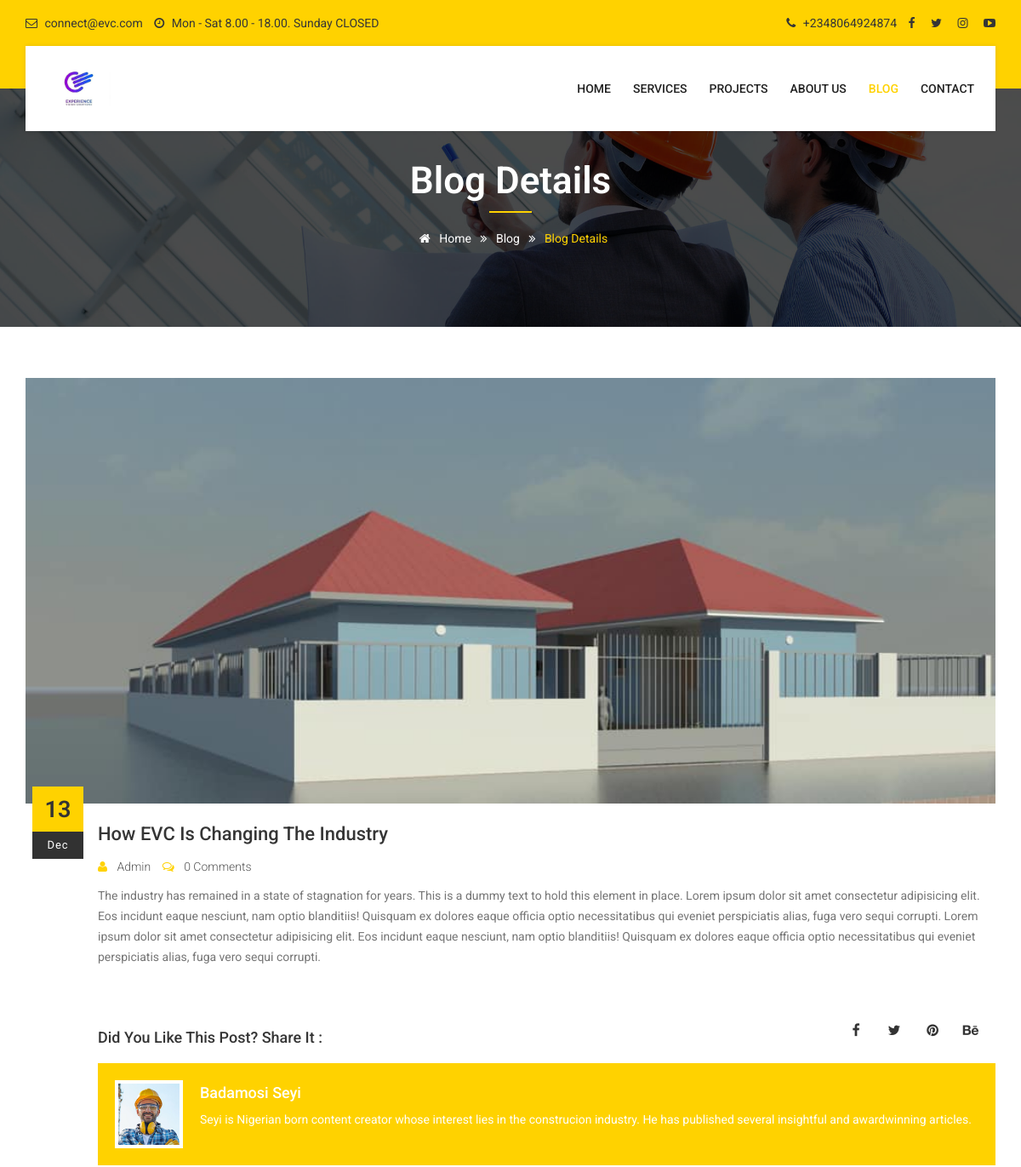
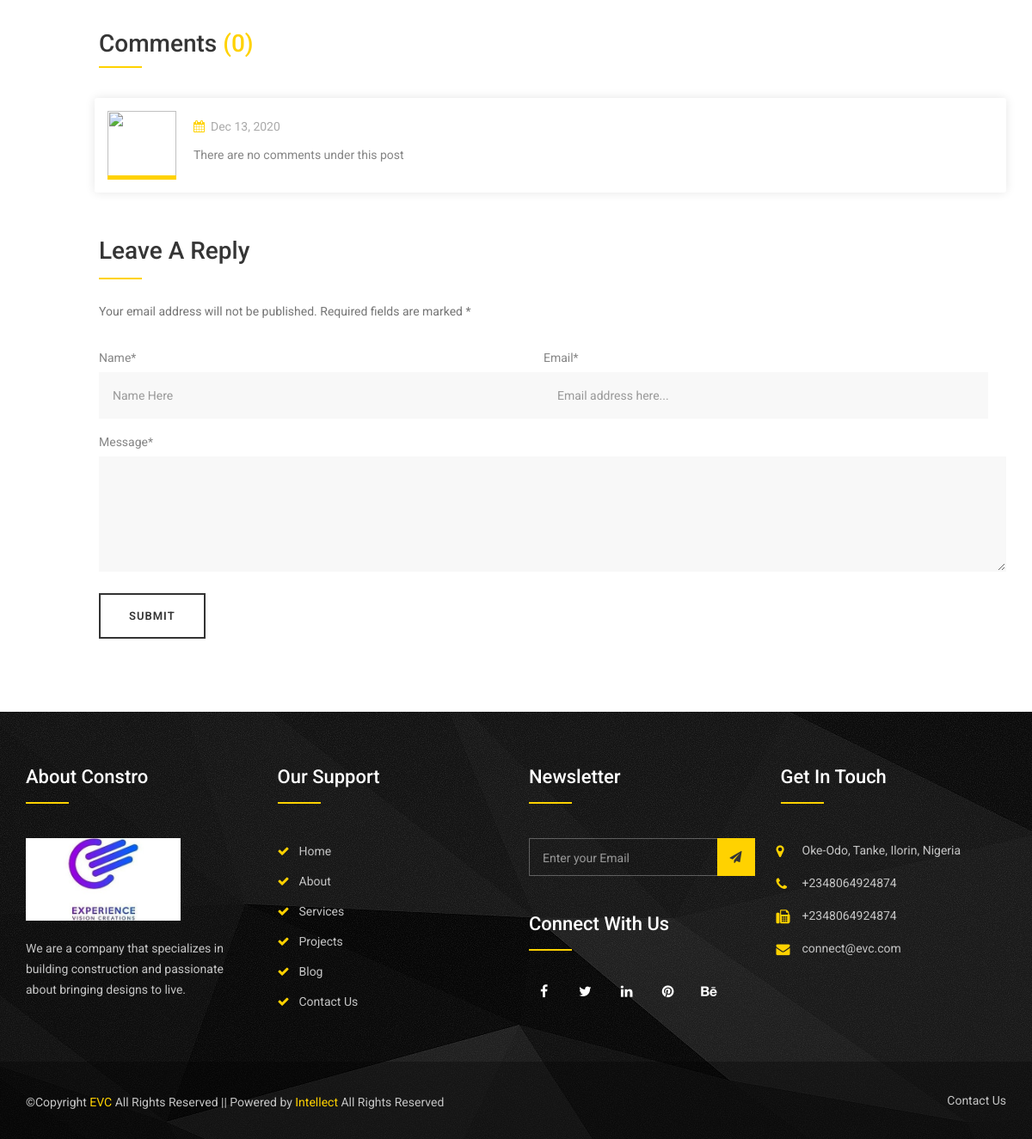
The page /blog/how-evc-is-changing-the-industry/ on the database its author committed (2 pictures, top to bottom).
### blog/models.py (models this page shows, shortened)
class Post(models.Model):
    STATUS = (
        ('Draft', 'Draft'),
        ('Published', 'Published'),
    )
    title = models.CharField(max_length=255)
    slug = models.SlugField(editable=False)
    excerpt = models.CharField(max_length=256, null=True, blank=True, default="")
    content = models.TextField()
    published = models.DateTimeField(auto_now_add=True)
    author = models.ForeignKey(User, on_delete=models.CASCADE, default='')
    cats = models.ManyToManyField(Category, default='Uncategorized')
    tags = models.ManyToManyField(Tag, default="")
    image = models.ImageField()
    status = models.CharField(max_length=100, choices=STATUS, default="")
    class Meta:
        ordering = ["-published"]

### blog/views.py (the view)
# urls.py: path('blog/<slug>/', views.blog_details, name="blog_details"),
def blog_details(request, slug):
    post = get_object_or_404(Post, slug=slug)
    post_tags = post.tags.all()
    post_comments = post.comments.filter(allowed=True)[:3]
    categories = Category.objects.all()
    tags = Tag.objects.all()
    recent_posts = Post.objects.all()[:3]
    user_comment = None
    if request.method == 'POST':
        comment_form = CommentForm(request.POST)
        if comment_form.is_valid():
            print(request.POST)
            user_comment = comment_form.save(commit=False)
            user_comment.post = post
            user_comment.save()
            return redirect(f'/blog/{slug}/')
    else:
        comment_form = CommentForm()
    if post.status == 'Published':
        context = {
            'post': post,
            'categories': categories,
            'tags': tags,
            'post_tags': post_tags,
            'recent_posts': recent_posts,
            'comments': post_comments,
            'comment_form': comment_form,
            'user_comment': user_comment
        }
        return render(request, 'blog/blog-details.html', context)
    else:
        return redirect('/')

### blog/forms.py
class CommentForm(forms.ModelForm):
    class Meta:
        model = Comment
        fields = ('name', 'email', 'content')

### blog/templates/blog/blog-details.html (shortened to what this page needs)
{% extends 'base.html' %}
{% load static  %}
{% block menu %}
<div class="menu">
  <div class="container">
    <div class="row">
     <div class="col-lg-12 col-md-12">
       <nav id="menu" class="mega-menu">
        <section class="menu-list-items">
            <ul class="menu-logo">
                <li><a href="{% url 'home' %}"><img id="logo_dark_img" src="{% static 'images/logo.jpg' %}" alt="logo"> </a></li>
            </ul>
            <ul class="menu-links">
            <li ><a href="{% url 'home' %}"> Home </i></a>
            </li>
            <li><a href="{% url 'services' %}"> Services </a>
            </li>
            <li><a href="{% url 'projects' %}"> Projects </a>
            </li>
            <li><a href="{% url 'about' %}"> About Us</a>
            </li>
            <li class="active"><a href="{% url 'blog' %}"> Blog</a>
            <li><a href="{% url 'contact' %}"> Contact</a>
            </li>
        </ul>
           </section>
         </nav>
       </div>
     </div>
    </div>
   </div>
{% endblock menu %}
{% block content %}
<section class="inner-intro bg bg-fixed bg-overlay-black-70" style="background-image:url({% static 'images/bg/bg-2.jpg' %});">
  <div class="container">
     <div class="row intro-title text-center">
           <div class="col-sm-12">
				<div class="section-title"><h1 class="title text-white">Blog Details</h1></div>
           </div>
           <div class="col-sm-12">
             <ul class="page-breadcrumb">
                <li><a href="{% url 'home' %}"><i class="fa fa-home"></i> Home</a> <i class="fa fa-angle-double-right"></i></li>
                <li><a href="{% url 'blog' %}">Blog</a> <i class="fa fa-angle-double-right"></i></li>
                <li><span>Blog Details</span> </li>
             </ul>
        </div>
     </div>
  </div>
</section>
<section class="page-section-ptb"><div class="container">
	<div class="row">
                     <div class="col-sm-12">
                        <div class="post">
                                  <div class="post-image clearfix"><img alt="" src="{{post.image.url}}" style="width: 1200px; height: 500px;" class="img-responsive"></div>
                                  <div class="post-date">{{post.published.day}}<span>{{post.published|date:"M"}}</span></div>
                                  <div class="post-details">
                                  <div class="post-title"><h4 class="title"><a href="#">{{post.title}}</a></h4></div>
                                  <div class="post-meta">
                                  	<a href="#"><i class="fa fa-user"></i> {{post.author|capfirst}}</a>
                                  	<a href="#"><i class="fa fa-comments-o"></i> {{post.comments.count}} Comments</a>
                                  </div>
                                  <div class="post-content"><p>{{post.content|safe}}</p><br>
              <br>
            <div class="social-share-box">
            	<h5 class="title">Did You Like This Post? Share it :</h5>
                <div class="team-social-icon social-icons social-icons-light social-colored-hover pull-right">
                  <ul>
                      <li class="social-facebook"><a href="#"><i class="fa fa-facebook"></i></a></li>
                      <li class="social-twitter"><a href="#"><i class="fa fa-twitter"></i></a></li>
                      <li class="social-pinterest"><a href="#"><i class="fa fa-pinterest"></i></a></li>
                      <li class="social-behance"><a href="#"><i class="fa fa-behance"></i></a></li>
                  </ul>
				</div>
            </div>
            <div class="comments-1 media">
                <div class="comments-photo media-left"><a href="#"><img alt="" class="media-object" src="{% static 'images/thumbnail/thum-1.jpg' %}" style="width:80px; height:80px;"></a></div>
                <div class="comments-info media-body">
                	<h5 class="title">Badamosi Seyi</h5>
                    <p>Seyi is Nigerian born content creator whose interest lies in the construcion industry. He has published several insightful and awardwinning articles.</p>
              </div>
            </div>
            <div class="comment-box">
            	<div class="section-title"><h3 class="title">Comments <label>({{comments.count}})</label></h3></div>
            	<ol class="list-inline comment-list">
                {% for comment in comments %}
                	<li><div class="comments-media">
                    	<div class="comments-photo media-left"><a href="#"><img alt="" class="media-object" src="{% static 'images/thumbnail/thum-4.jpg' %}" style="width:80px; height:80px;"></a></div>
                        <div class="comments-info media-body">
							<h5 class="title">{{comment.name}}</h5>
                            <div class="comment-metadata"><a href="#"><i class="fa fa-calendar"></i><time>{{comment.date_created}}</time></a></div>
							<p>{{comment.content}}</p>
						</div></div>
                    </li>
                    {% empty %}
                    <li><div class="comments-media">
                    	<div class="comments-photo media-left"><a href="#"><img alt="" class="media-object" src="" style="width:80px; height:80px;"></a></div>
                        <div class="comments-info media-body">
                            <div class="comment-metadata"><a href="#"><i class="fa fa-calendar"></i><time>{% now "M d, Y" %}</time></a></div>
							<p>There are no comments under this post</p>
						</div></div>
                    </li>
                    {% endfor %}
                                    </ol>
            </div>
            <div class="comment-respond">
            	<div class="section-title text-left">
                	<h3 class="title">Leave a Reply</h3>
                    <p>Your email address will not be published. Required fields are marked *</p>
                 </div>
            	<form method="POST" action="" >
            	<div class="form-group half-group">
                	<label for="InputName">Name*</label>
                    <div class="input-group">
            		<input type="text" name="name" class="form-control" id="InputName" placeholder="Name Here" required aria-required="true">
                    </div>
            	</div>
            	<div class="form-group half-group">
            		<label for="InputEmail">Email*</label>
                    <div class="input-group">
            		<input type="email" name="email" class="form-control" id="InputEmail" required aria-required="true" placeholder="Email address here...">
                    </div>
            	</div>
            	<div class="form-group">
            		<label>Message*</label>
                    <div class="input-group">
            		<textarea name="content" class="form-control" rows="5" required aria-required="true"></textarea>
                    </div>
            	</div>
                <div class="form-group">
            		<button class="button border animated middle-fill" name="submit" type="submit"><span>Submit</span></button>
                </div>
            </form>
            </div>
	</div>
 </div>
</div>
</div>
</div>
</section>
{% endblock content %}

### static/css/mega-menu/mega_menu.css (style rules this page uses)
.mega-menu { margin: 0 auto; padding: 0; display: block; float: none; position: relative; z-index: 999; font-size: 16px; min-height: 100px; clear: both; box-sizing: border-box; }
.mega-menu * { outline: none; list-style: none; text-decoration: none; box-sizing: border-box !important; font-weight: 400; -webkit-tap-highlight-color: transparent; text-align: left; }
.mega-menu img { margin: 0; padding: 0; display: block; max-width: 100% !important; float: left; }
.mega-menu > section.menu-list-items { margin: 0; padding: 0; display: block; float: left; width: 100%; background-color: transparent; }
.mega-menu .menu-logo { margin: 0; padding: 0; display: block; float: left; position: relative; }
.mega-menu .menu-logo > li { margin: 0; padding: 0; display: block; float: left; font-size: 1em; line-height: 50px; }
.mega-menu .menu-logo > li > a { margin: 0; display: inline-block; float: left; width: 100%; color: #ffffff; font-size: 0.8125em; line-height: 50px; -webkit-transition: background-color 200ms ease; transition: background-color 200ms ease; }
.mega-menu .menu-links { margin: 0; padding: 0; display: block; float: right; }
@media screen and (min-width: 993px) { .mega-menu .menu-links { display: block !important; max-height: 100% !important; overflow: visible !important; } }
.mega-menu .menu-links > li { margin: 0; padding: 0 13px; display: block; float: left; -webkit-transition: background-color 200ms ease; transition: background-color 200ms ease; font-size: 1em; }
.mega-menu .menu-links > li.active a { background-color: transparent; color: #ffd200; }
.mega-menu .menu-links > li > a { margin: 0; padding: 0; display: inline-block; float: none; width: 100%; color: #ffffff; font-size: 0.933em; line-height: 64px; position: relative; text-transform: capitalize; }

### rows shown on the page
Post: image (picture), published.day "13", published "Dec", title "How EVC Is Changing The Industry", author "Admin", comments.count "0", content "The industry has remained in a state of stagnation for years. This is a dummy text to hold this element in place. Lorem ipsum dolor sit amet consectetur adipisicing elit. Eos incidunt eaque nesciunt, nam optio blanditiis! Quisquam ex dolores eaque officia optio necessitatibus qui eveniet perspiciatis alias, fuga vero sequi corrupti. Lorem ipsum dolor sit amet consectetur adipisicing elit. Eos incidunt eaque nesciunt, nam optio blanditiis! Quisquam ex dolores eaque officia optio necessitatibus qui eveniet perspiciatis alias, fuga vero sequi corrupti."

### other values the page prints
{{ comments.count }} "0"
